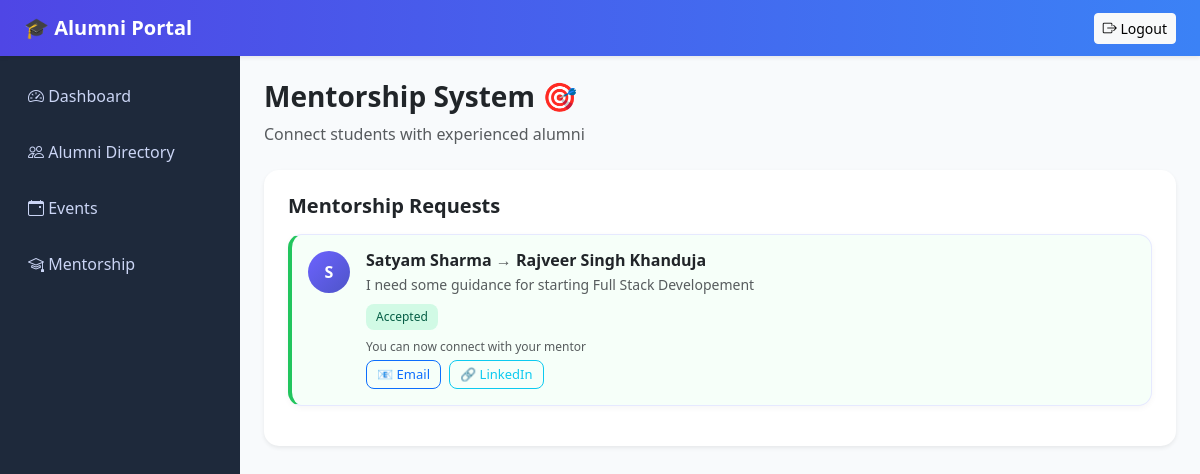
The page /mentorship/ (signed in) on the database as committed earlier.
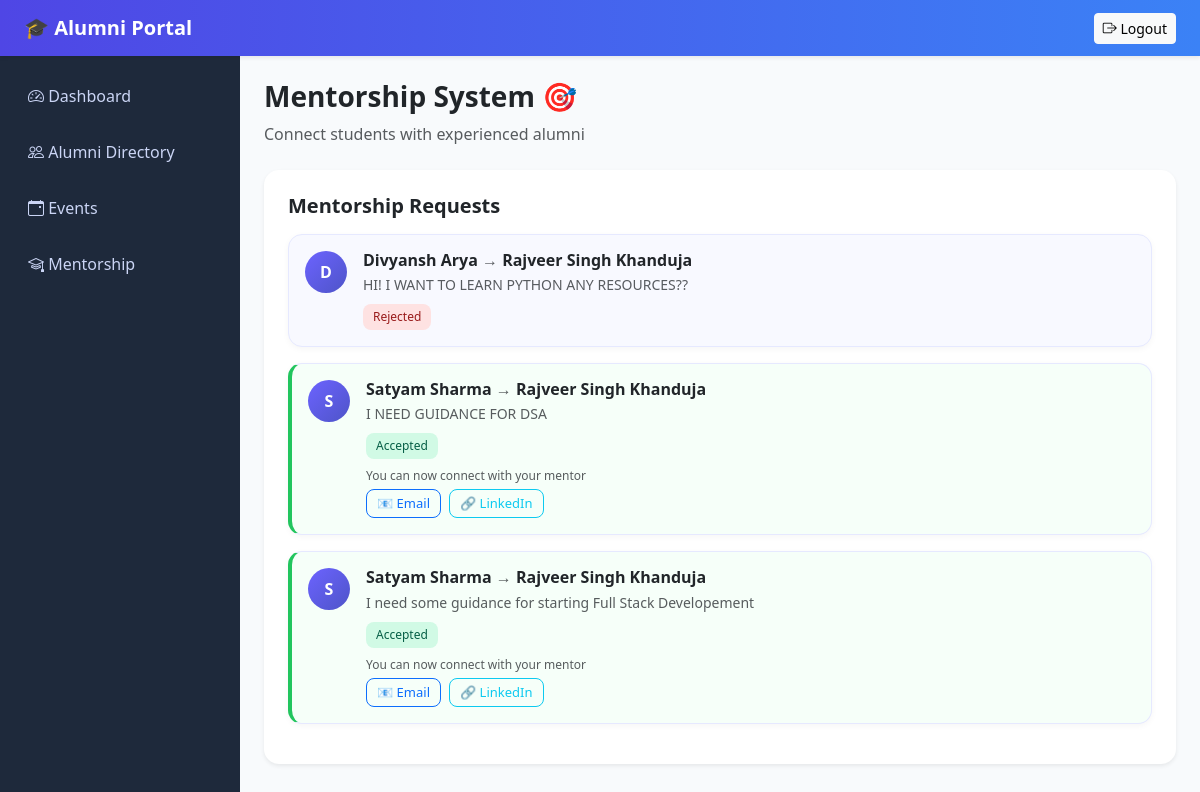
The same page on the database as committed later.
### app/models.py (models this page shows, shortened)
class Mentorship(db.Model):
    id = db.Column(db.Integer, primary_key=True)
    student_id = db.Column(db.Integer, db.ForeignKey("user.id"), nullable=False)
    alumni_id = db.Column(db.Integer, db.ForeignKey("user.id"), nullable=False)
    message = db.Column(db.Text, nullable=True)
    status = db.Column(db.String(20), default="pending")
    created_at = db.Column(db.DateTime, default=datetime.utcnow)
    student = db.relationship("User", foreign_keys=[student_id], back_populates="mentorship_requests")
    alumni = db.relationship("User", foreign_keys=[alumni_id], back_populates="mentorship_offers")

class User(UserMixin, db.Model):
    id = db.Column(db.Integer, primary_key=True)
    name = db.Column(db.String(120), nullable=False)
    email = db.Column(db.String(120), unique=True, nullable=False)
    password_hash = db.Column(db.String(255), nullable=False)
    role = db.Column(db.String(20), nullable=False, default="student")
    created_at = db.Column(db.DateTime, default=datetime.utcnow)
    profile = db.relationship("AlumniProfile", back_populates="user", uselist=False)
    mentorship_requests = db.relationship(
        "Mentorship",
        back_populates="student",
        foreign_keys="Mentorship.student_id",
        lazy=True,
    )
    mentorship_offers = db.relationship(
        "Mentorship",
        back_populates="alumni",
        foreign_keys="Mentorship.alumni_id",
        lazy=True,
    )
    event_registrations = db.relationship(
        "EventRegistration", back_populates="user", cascade="all, delete-orphan"
    )

### app/routes/mentorship_routes.py (the view, shortened to what this page needs)
@mentorship_bp.route("/", methods=["GET", "POST"])
@login_required
def mentorship_home():
    alumni_users = User.query.filter_by(role="alumni").all()
    if current_user.role == "student":
        requests = Mentorship.query.filter_by(student_id=current_user.id).order_by(Mentorship.created_at.desc()).all()
    elif current_user.role == "alumni":
        requests = Mentorship.query.filter_by(alumni_id=current_user.id).order_by(Mentorship.created_at.desc()).all()
    else:
        requests = Mentorship.query.order_by(Mentorship.created_at.desc()).all()
    return render_template("mentorship.html", requests=requests, alumni_users=alumni_users)

### app/models.py (called while the page is built)
@login_manager.user_loader
def load_user(user_id):
    return User.query.get(int(user_id))

### app/templates/mentorship.html (shortened to what this page needs)
{% extends 'base.html' %}
{% block content %}
<div class="mb-4">
    <h3 class="fw-bold">Mentorship System 🎯</h3>
    <p class="text-muted">Connect students with experienced alumni</p>
</div>
<div class="row g-4">
    <div class="{% if current_user.role == 'student' %}col-lg-8{% else %}col-12{% endif %}">
        <div class="card p-4 shadow-sm">
            <h5 class="fw-bold mb-3">Mentorship Requests</h5>
            {% for item in requests %}
            <div class="request-card p-3 mb-3 d-flex justify-content-between align-items-start">
                <div class="d-flex gap-3">
                    <div class="avatar-circle">
                        {{ item.student.name[0] }}
                    </div>
                    <div>
                        <h6 class="mb-1 fw-semibold">
                            {{ item.student.name }}
                            <span class="text-muted">→</span>
                            {{ item.alumni.name }}
                        </h6>
                        <p class="mb-2 small text-muted">
                            {{ item.message or "No message provided" }}
                        </p>
                        <span class="status-badge status-{{ item.status }}">
                            {{ item.status }}
                        </span>
                        {% if item.status == 'accepted' %}
                        <div class="mt-2">
                            <small class="text-muted d-block mb-1">
                                You can now connect with your mentor
                            </small>
                            <div class="d-flex gap-2">
                                <a href="mailto:{{ item.alumni.email }}"
                                   class="btn btn-outline-primary btn-sm">
                                    📧 Email
                                </a>
                                {% if item.alumni.profile and item.alumni.profile.linkedin %}
                                <a href="{{ item.alumni.profile.linkedin }}"
                                   target="_blank"
                                   class="btn btn-outline-info btn-sm">
                                    🔗 LinkedIn
                                </a>
                                {% endif %}
                            </div>
                        </div>
                        {% endif %}
                    </div>
                </div>
            </div>
            {% else %}
                <div class="text-center py-4">
                    <p class="text-muted">No mentorship requests yet 📭</p>
                </div>
            {% endfor %}
        </div>
    </div>
</div>
{% endblock %}

Rows that differ between the two databases and show on the page:
added Mentorship: student "D", student.name "Divyansh Arya", alumni.name "Rajveer Singh Khanduja", message "HI! I WANT TO LEARN PYTHON ANY RESOURCES??", status "Rejected"
added Mentorship: student "S", student.name "Satyam Sharma", alumni.name "Rajveer Singh Khanduja", message "I NEED GUIDANCE FOR DSA", status "Accepted"
